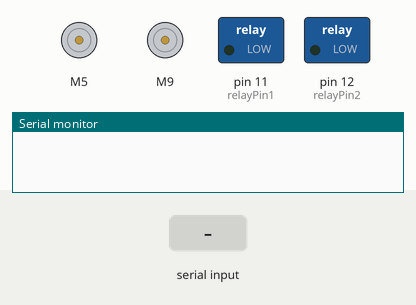
Recording of a sketch running on a simulated Arduino Mega 2560, built with avr-gcc and run on an emulated ATmega2560. Shown: 2 × DC motor (green arrow = forward, orange = backward, longer = faster), switched loads named in the sketch (green lamp = pin HIGH), the last lines printed to the serial monitor. The test bench sets the inputs (shaded band).

Above: at 1.2 s.
1.3 s: "1" received over the second serial link
At 2.35 s:
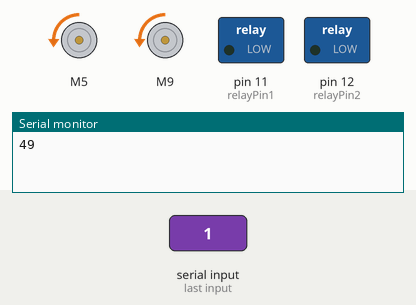
4.3 s: "3" received over the second serial link
7.3 s: "2" received over the second serial link
At 9.9 s:
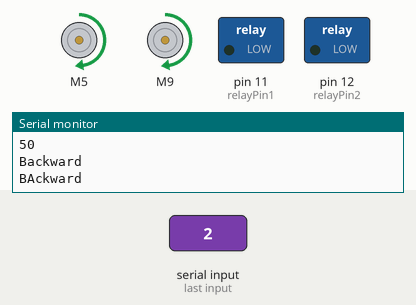
10.3 s: "4" received over the second serial link
At 10.7 s:
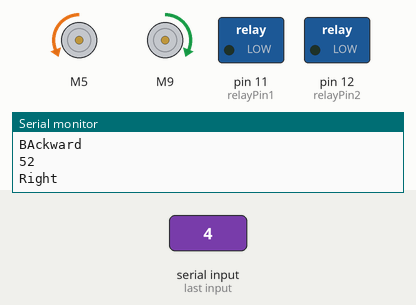
11.8 s: "0" received over the second serial link
At 13.7 s:
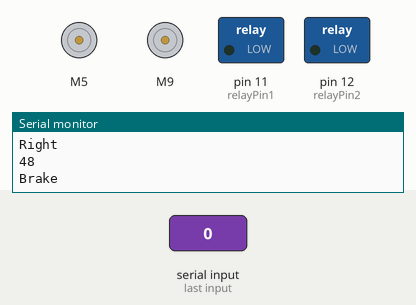
14.8 s: "2" received over the second serial link
At 15.87 s:
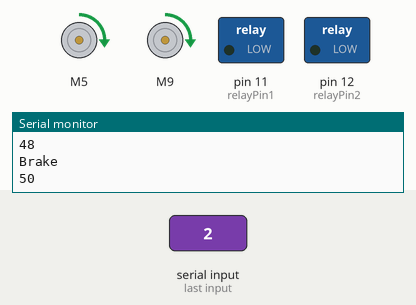
Timing chart, 0 to 18.8 s (numbered marks = the images above; inputs shaded):
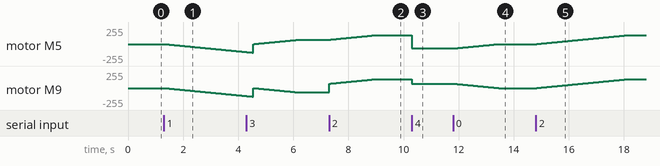

Measured:
- after the input at 1.3 s, motor M5, motor M9: moves from stopped to backward 119/255 over 3.0 s, starting at once
- after the input at 7.3 s, motor M5: moves from forward 66/255 to forward 129/255 over 1.6 s, starting at once; motor M9: moves from backward 66/255 to forward 129/255 over 1.6 s, starting at once
- after the input at 10.3 s, motor M5: forward 129/255 → backward 66/255 at once; motor M9: forward 129/255 → forward 66/255 at once
- after the input at 11.8 s, motor M5: moves from backward 66/255 to stopped over 1.6 s, starting at once; motor M9: moves from forward 66/255 to stopped over 1.6 s, starting at once
- after the input at 14.8 s, motor M5, motor M9: moves from stopped to forward 129/255 over 3.2 s, starting at once

The sketch:

Final_code.ino
```cpp
#include<SoftwareSerial.h>
#include "CytronMotorDriver.h"

CytronMD motor1(PWM_DIR, 5, 6);
CytronMD motor2(PWM_DIR, 9, 10);

int relayPin1 = 11; //motor relays
int relayPin2 = 12; //motor relays
int x = 0;
int y = 0;
int r1 = 4; //jack relay
int r2 = 7; //jack relay


void setup() {
  Serial1.begin(9600);
  Serial.begin(115200);
  pinMode(r1, OUTPUT);
  pinMode(r2, OUTPUT);
  pinMode(relayPin1, OUTPUT);
  pinMode(relayPin2, OUTPUT);
}

void loop() {

  if (Serial1.available() > 0)
  {
    int a = Serial1.read();
    Serial.println(a);
    if (a == 49) {

      Forward();
      Serial.println("Forward");
    }
    else if (a == 50) {
      Backward();
      Serial.println("BAckward");

    }
    else if (a == 48) {
      Brake();
      Serial.println("Brake");

    }
    else if (a == 51) {
      Left();
      Serial.println("Left");

    }
    else if (a == 52) {
      Right();
      Serial.println("Right");

    }
    if (a == 54) {
      jackUp();
      Serial.println("Hoisting jack");
    }
    else if (a == 55) {
      jackDown();
      Serial.println("Lowering jack");
    }
    else if (a == 56) {
      jackStop();
      Serial.println("Freezing jack");
    }

    if (a==53){
      Demo();
    }
  }

}

void Forward() {
  int i = x;
  int j = y;
  for (; i <= 129 ; i += 1) {
    x = i;
    motor1.setSpeed(-i);
    motor2.setSpeed(-i);
    delay(25);
  }
  motor1.setSpeed(-129);
  motor2.setSpeed(-129);
  Serial.println("Forward");

  x = -129;
  y = -129;
}


void Backward() {
  int i = x;
  int j = y;
  for (; i <= 129; i += 1) {
    x = i;
    motor1.setSpeed(i);
    motor2.setSpeed(i);
    delay(25);
  }
  motor1.setSpeed(129);
  motor2.setSpeed(129);
  Serial.println("Backward");

  x = 129;
  y = 129;
}

void Brake() {

  int i = x;
  int j = y;
  if (i > 0 && j > 0) {
    for (; i >= 0; i = i - 1) {
      motor1.setSpeed(i);
      motor2.setSpeed(i);
      delay(25);
    }
    motor1.setSpeed(0);
    motor2.setSpeed(0);
    x = 0;
    y = 0;
  }
  else if (i < 0 && j < 0) {
    for (; i <= 0; i = i + 1) {
      motor1.setSpeed(i);
      motor2.setSpeed(i);
      delay(25);
    }
    motor1.setSpeed(0);
    motor2.setSpeed(0);
    x = 0;
    y = 0;
  }
  else if (i < 0 && j > 0) {
    for (; i <= 0; i = i + 1) {
      motor1.setSpeed(i);
      motor2.setSpeed(j--);
      delay(25);
    }
    motor1.setSpeed(0);
    motor2.setSpeed(0);
    x = 0;
    y = 0;
  }
  else if (i > 0 && j < 0) {
    for (; i >= 0; i = i - 1) {
      motor1.setSpeed(i);
      motor2.setSpeed(j++);
      delay(25);
    }
    motor1.setSpeed(0);
    motor2.setSpeed(0);
    x = 0;
    y = 0;
  }

}

void Left() {
  int i = x;
  int j = y;
  for (i = 0; i <= 66; i += 1) {
    motor1.setSpeed(i);
    motor2.setSpeed(-i);
    delay(25);
  }
  motor1.setSpeed(66);
  motor2.setSpeed(-66);
  x = 66;
  y = -66;

}

void Right() {
  int i = x;
  int j = y;
  for (; i <= 66; i += 1) {
    motor1.setSpeed(-i);
    motor2.setSpeed(i);
    delay(25);
  }
  motor1.setSpeed(-66);
  motor2.setSpeed(66);
  x = -66;
  y = 66;

}

void jackUp() {
  digitalWrite (r1, HIGH); //r1 4, r2 7
  digitalWrite(r2, LOW);
}

void jackDown() {
  digitalWrite(r1, LOW);
  digitalWrite(r2, HIGH);
}

void jackStop() {
  digitalWrite(r1, LOW);
  digitalWrite(r2, LOW);
}

void Demo() {
  Serial.print("demo");
  Forward();
  delay(5000);
  Brake();

  Backward();
  delay(5000);
  Brake();

  Right();
  delay(5000);
  Brake();

  Left();
  delay(5000);
  Brake();

  jackUp();
  delay(5000);

  jackDown();
  delay(5000);

  jackStop();

}
```
